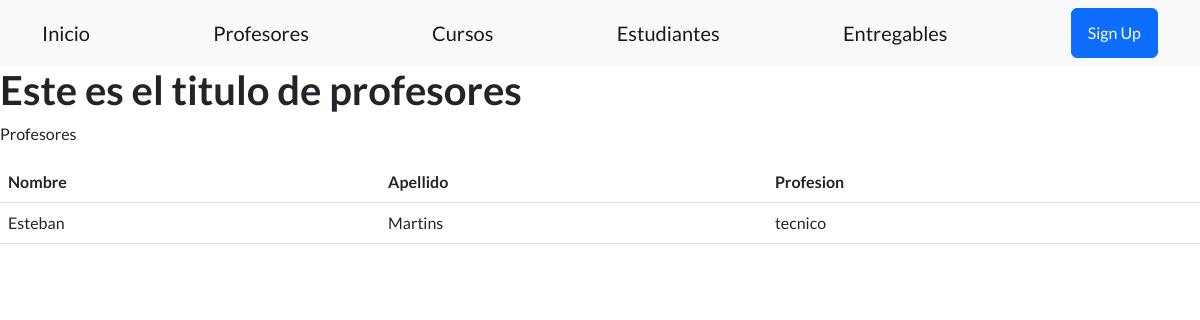
The page /app-coder/profesores on the database as committed earlier.
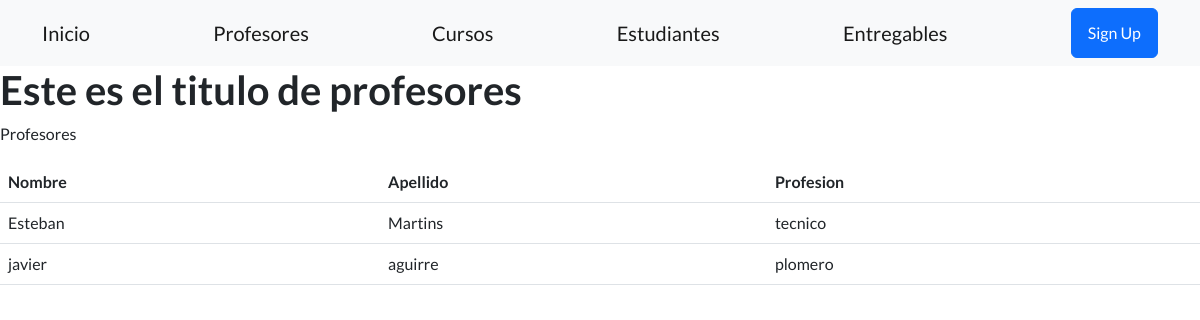
The same page on the database as committed later.
### AppCoder/models.py (models this page shows)
class Profesor(models.Model):
    nombre = models.CharField(max_length=50)
    apellido = models.CharField(null=True, max_length=30)
    email = models.EmailField(null=True)
    profesion = models.CharField(null=True, max_length=30)

### AppCoder/views.py (the view)
# urls.py: path('profesores', views.profesores, name="Profesores"),
def profesores(req):
    listaProfesores = Profesor.objects.all()
    return render(req, 'profesores.html', {"lista_profesores": listaProfesores})

### AppCoder/templates/profesores.html
{% extends "padre.html" %}
    {% load static %}
    {% block contenidoQueCambia %}
    <h1> Este es el titulo de profesores</h1>
    <p> Profesores</p>
    <table class="table">
        <tr><th>Nombre</th><th>Apellido</th><th>Profesion</th></tr>
            {% for profesor in lista_profesores %}
            <tr>
                <td>{{profesor.nombre}}</td>
                <td>{{profesor.apellido}}</td>
                <td>{{profesor.profesion}}</td>
            </tr>
            {% endfor %}
        </table>
    {% endblock %}

### AppCoder/templates/padre.html (shortened to what this page needs)
<!DOCTYPE html>
<html lang="en">
    <head>
        {% load  static %}
        <link href="https://cdn.jsdelivr.net/npm/bootstrap-icons@1.5.0/font/bootstrap-icons.css" rel="stylesheet" type="text/css" />
        <link href="{% static  'css/styles.css' %}" rel="stylesheet" />
    </head>
    <body>
{% include 'navbar.html' %}
{% block contenidoQueCambia %}
{% endblock  %}
    </body>
</html>

### AppCoder/templates/navbar.html
<nav class="navbar navbar-light bg-light static-top">
    <div class="container">
        <a class="navbar-brand" href="{% url 'Inicio'%}">Inicio</a>
        <a class="navbar-brand" href="{% url 'Profesores'%}">Profesores</a>
        <a class="navbar-brand" href="{% url 'Cursos'%}">Cursos</a>
        <a class="navbar-brand" href="{% url 'Estudiantes'%}">Estudiantes</a>
        <a class="navbar-brand" href="{% url 'Entregables'%}">Entregables</a>
        <a class="btn btn-primary" href="#signup">Sign Up</a>
    </div>
</nav>

Rows that differ between the two databases and show on the page:
added Profesor: nombre "javier", apellido "aguirre", profesion "plomero"
